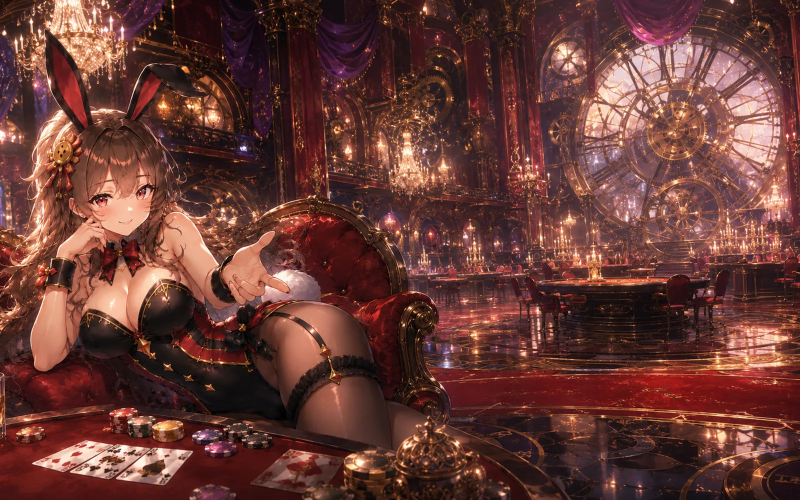
#> input picture assets/backgrounds/title_bg.webp, 1600 x 1000 px, given in place of title_bg.png, which was not available (shown at 1/2 size)
$ python title_ambient.py
#> lines starting #> are read from the running program, lines starting #| are printed output that depends on the picture; after the words box and inside, x2 and y2 are one past the last pixel; in counts of white or black regions, pixels touching at a corner belong together; pictures that were not available may be replaced by others from this repository, and a replacement may not be noted
# タイトル背景の光の演出（title_loop_v3.mp4 の元）。qa/out/title3/ で実行：title_bg.png（元の絵）と ef/*.png（背景だけを動かした生成動画のコマ、750×1000）を置いて python3 title_ambient.py → amb/*.png
# できたコマは ffmpeg -framerate 24 -i amb/%03d.png -c:v libx264 -crf 22 -pix_fmt yuv420p -movflags +faststart title_loop_v3.mp4 で動画にする（全部の動きが動画の長さで割り切れる周期なので、つなぎ直し不要）
# タイトル背景（title_bg）に光の演出を焼き込んだループ動画を作る。ミミ・背景の形は動かさない（光を足すだけ）
#  1) シャンデリア・ろうそくの明るい点に、小さな星形のきらめきを時々瞬かせる
#  2) ろうそくの明るさをわずかに揺らす
#  3) 大時計のガラスを柔らかい光の帯が横切る＋生成動画（背景だけ）から取り出した縁のきらめきを時計の中だけ足す
#  すべての動きはループの長さ L で周期的なので、つなぎ目が出ない
import numpy as np, glob, os
from PIL import Image
from scipy import ndimage as nd
rng = np.random.default_rng(11)
S = np.asarray(Image.open('title_bg.png').convert('RGB'), np.float32) / 255.0   # (1000,1600,3)
H, W = S.shape[:2]
N = 145; FPS = 24; L = N / FPS
Y = S @ np.array([0.299, 0.587, 0.114], np.float32)
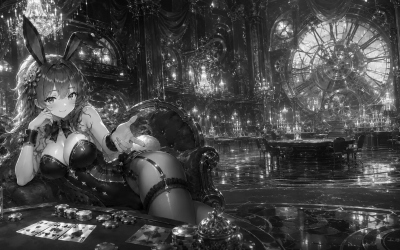
#> Y: shape (1000, 1600) float32 (shown at 1/4 size); min 0, max 1, mean 0.281
yy, xx = np.mgrid[0:H, 0:W].astype(np.float32)

# --- 光る点を探す：小さく明るい点（トップハット）。ミミのいる左下は避ける ---
th = Y - nd.grey_opening(Y, size=(9, 9))
allowed = ((xx > 560) & (yy < 560)) | ((xx > 900) & (yy >= 560) & (yy < 980))
allowed &= ~((xx < 900) & (yy > 300) & (xx > 560) & (yy < 560) & (Y < 0))  # 予約（使わない）
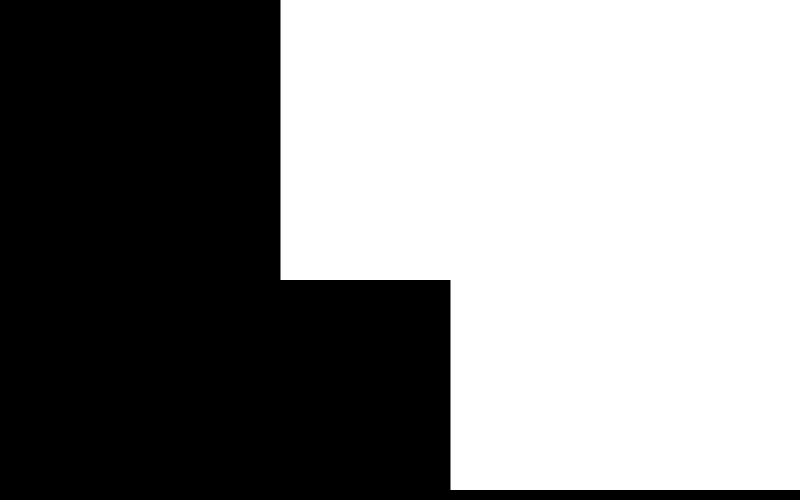
#> allowed: shape (1000, 1600) bool (shown at 1/2 size); 54.7% white; 1 black region, box (x1, y1, x2, y2) and area: (0, 0, 1600, 1000) 724580
cand = (th > 0.16) & (Y > 0.78) & allowed
#> cand: shape (1000, 1600) bool; 1% white; 1397 white regions (1177 under 20 px), largest, box (x1, y1, x2, y2) and area: (1497, 724, 1562, 734) 342, (1257, 123, 1279, 160) 200, (1214, 219, 1231, 246) 166
lab, n = nd.label(cand)
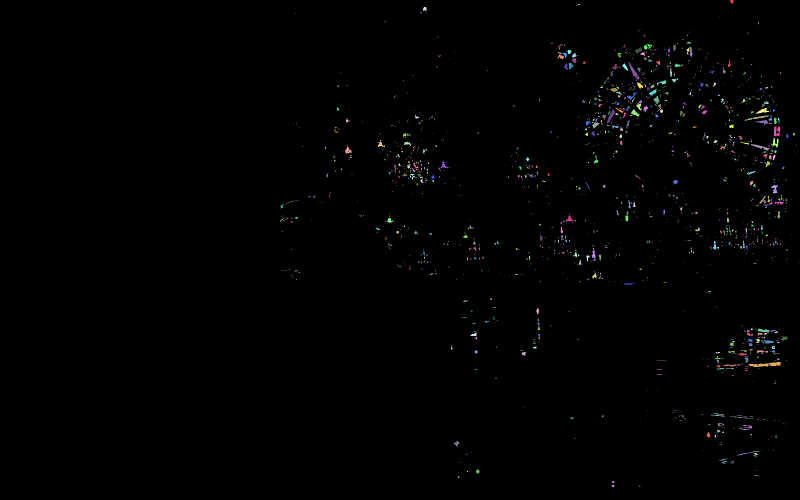
#> lab: shape (1000, 1600) int32 (shown at 1/2 size); 1544 distinct labels, from 0 to 1543; one colour per label, 0 black
#> n = 1543
pts = nd.center_of_mass(th, lab, range(1, n + 1))
#> pts = 1543 pairs, first value 2.52 to 971.8, second value 562.6 to 1598
vals = nd.maximum(th, lab, range(1, n + 1))
#> vals = 1543 values, max 0.823 at index 6, min 0.16 at index 235, mean 0.452
order = np.argsort(vals)[::-1]
#> order = 1543 values, max 1542 at index 359, min 0 at index 129, mean 771
pts = [pts[i] for i in order]
# 近すぎる点は間引く
chosen = []
for (py, px) in pts:
    if all((py - qy) ** 2 + (px - qx) ** 2 > 38 ** 2 for qy, qx in chosen):
        chosen.append((py, px))
    if len(chosen) >= 34: break
#> this loop made 44 passes
#> (py, px) on passes 1 to 8: (26, 590.5), (140.5, 974), (392.9, 618.3), (392.9, 628.2), (832, 1205.2), (349, 703.5), (170.8, 693.4), (145.3, 1560.6)
#> after the loop, chosen = 34 pairs, first value 25.29 to 841, second value 563 to 1560.6
print('glint points', len(chosen))
#| glint points 34

def star(size, rot):
    r = int(size * 1.6); g = np.mgrid[-r:r + 1, -r:r + 1].astype(np.float32)
    y, x = g[0], g[1]
    c, s = np.cos(rot), np.sin(rot); xr = c * x - s * y; yr = s * x + c * y
    core = np.exp(-(x * x + y * y) / (2 * (size * 0.16) ** 2))
    arm = np.exp(-(yr * yr) / (2 * 0.9 ** 2)) * np.exp(-np.abs(xr) / (size * 0.45)) + np.exp(-(xr * xr) / (2 * 0.9 ** 2)) * np.exp(-np.abs(yr) / (size * 0.45))
    halo = 0.25 * np.exp(-(x * x + y * y) / (2 * (size * 0.5) ** 2))
    return np.clip(core + 0.75 * arm + halo, 0, 1.4)

glints = []
for (py, px) in chosen:
    size = rng.uniform(7, 15)
    P = L / rng.choice([1, 2, 3])                 # 周期は L を割り切る
    phase = rng.uniform(0, 1)
    glints.append((int(py), int(px), star(size, rng.choice([0, np.pi / 4])), P, phase, rng.uniform(0.55, 0.95)))
#> this loop made 34 passes
#> (py, px, size, P, phase, r in star, c in star, s in star) on passes 1 to 8: (26, 590.5, 8.03, 2.01, 0.601, 12, 1, 0), (140.5, 974, 8.18, 3.02, 0.0704, 13, 0.707, 0.707), (392.9, 618.3, 14.59, 2.01, 0.369, 23, 0.707, 0.707), (832, 1205.2, 12.3, 2.01, 0.138, 19, 1, 0), (349, 703.5, 12.36, 3.02, 0.817, 19, 0.707, 0.707), (170.8, 693.4, 14.85, 6.04, 0.554, 23, 1, 0), (145.3, 1560.6, 9.83, 2.01, 0.235, 15, 0.707, 0.707), (294.7, 650.5, 13.94, 2.01, 0.467, 22, 1, 0)
#> pass 1, in star, `y, x = g[0], g[1]`:
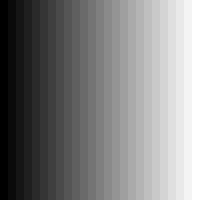
#> x: shape (25, 25) float32 (shown 8 times larger); min -12, max 12, mean 0; drawn with min black and max white
#> pass 1, in star, `arm = np.exp(-(yr * yr) / (2 * 0.9 ** 2)) * np.exp(-np.abs(xr) / (size..`:
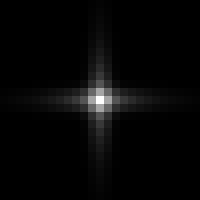
#> arm: shape (25, 25) float32 (shown 8 times larger); min 1.8e-40, max 2, mean 0.0509; drawn with min black and max white
#> after the loop, glints = 34 items

# --- ろうそく：右の燭台のあたりの小さな明るい点の明るさを揺らす ---
candle = (th > 0.10) & (Y > 0.70) & (yy > 380) & (yy < 560) & (xx > 600)
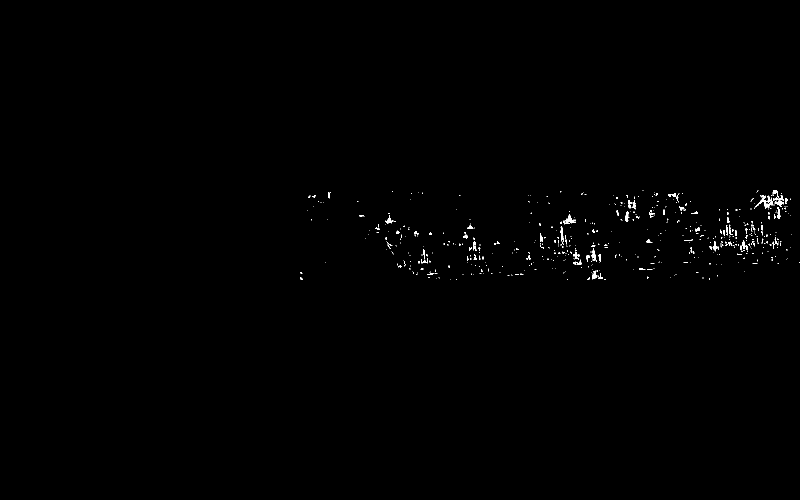
#> candle: shape (1000, 1600) bool (shown at 1/2 size); 0.36% white in thin lines or dots, all inside (x1, y1, x2, y2) = (601, 381, 1600, 560)
cl, cn = nd.label(candle)
#> cl: shape (1000, 1600) int32; 584 distinct labels, from 0 to 583
#> cn = 583
cpts = nd.center_of_mass(candle, cl, range(1, cn + 1))
#> cpts = 583 pairs, first value 381 to 559, second value 602.2 to 1598.5
flick = np.zeros((H, W), np.float32); fl_terms = []
for (py, px) in cpts[:160]:
    fl_terms.append((py, px, rng.uniform(0, 2 * np.pi, 3)))
#> this loop made 160 passes
#> (py, px) on passes 1 to 3: (381, 1285.5), (381.3, 1515.3), (384.2, 1550.1)
#> after the loop, fl_terms = 160 items, first 6: (381, 1285.5, [4.4, 0.419, 5.07]), (381.3, 1515.3, [4.29, 0.904, 2.92]), (384.2, 1550.1, [0.31, 5.04, 4.52]), (382.5, 784, [5.06, 4.78, 1.68]), (383, 1121.2, [4.96, 1.57, 0.866]), (383, 1514, [2.45, 3.13, 1.8])
print('candles', len(fl_terms))
#| candles 160

# --- 大時計：中心と半径（目測）。ガラスを横切る光の帯 ---
cx, cy, cr = 1350.0, 262.0, 250.0
dist = np.sqrt((xx - cx) ** 2 + (yy - cy) ** 2)
clock = np.clip((cr - dist) / 40.0, 0, 1)
bright_lines = np.clip((Y - 0.45) / 0.4, 0, 1)
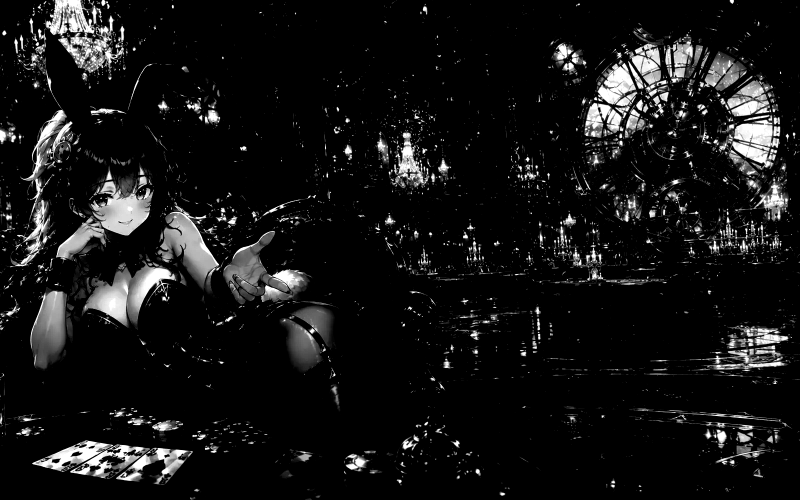
#> bright_lines: shape (1000, 1600) float32 (shown at 1/2 size); min 0, max 1, mean 0.0835

# --- 生成動画（背景だけ）から取り出した縁のきらめき：時計の中だけ・少し強めて ---
fs = sorted(glob.glob('ef/*.png'))
#> (the run stopped early here; a loop or call above may not have finished)

$ run again, with assets/backgrounds/ending_room.webp copied over assets/backgrounds/title_bg.webp
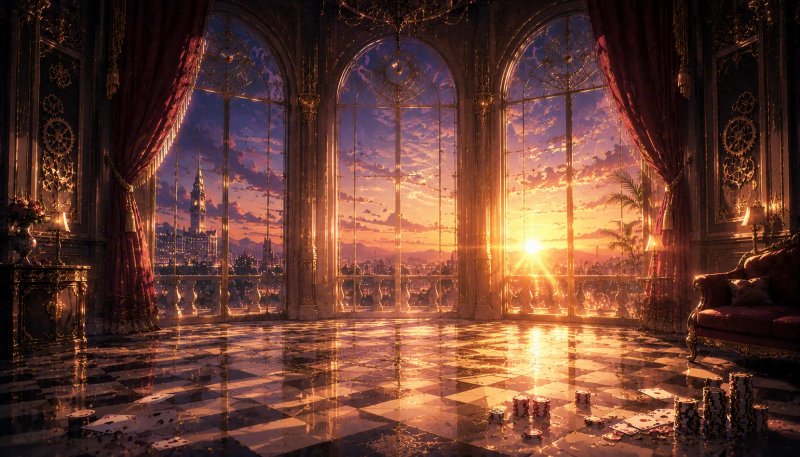
#> input picture assets/backgrounds/ending_room.webp, 1600 x 914 px, given in place of title_bg.png, which was not available (shown at 1/2 size)
#> `allowed &= ~((xx < 900) & (yy > 300) & (xx > 560) & (yy < 560) & (Y < ..`:
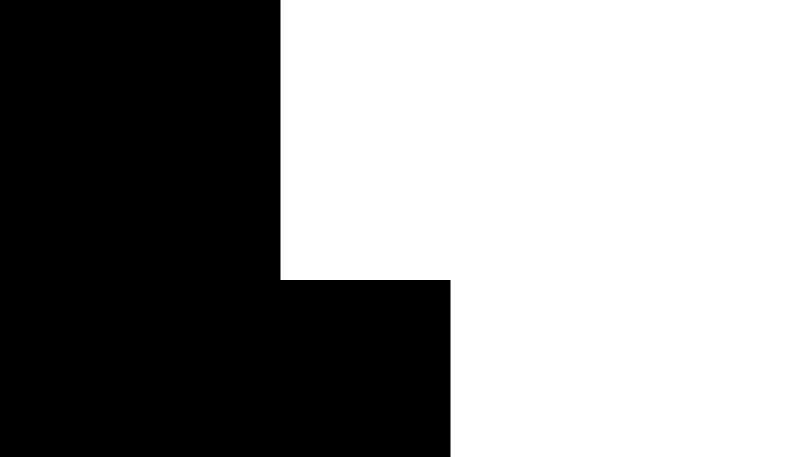
#> allowed: shape (914, 1600) bool (shown at 1/2 size); 56.7% white; 1 black region, box (x1, y1, x2, y2) and area: (0, 0, 901, 914) 633114
#> cand: shape (914, 1600) bool; 0.82% white in thin lines or dots, all inside (x1, y1, x2, y2) = (563, 28, 1577, 914)
#> lab: shape (914, 1600) int32; 1188 distinct labels, from 0 to 1187
#> n = 1187
#> pts = 1187 pairs, first value 28 to 913, second value 563 to 1575
#> vals = 1187 values, max 0.893 at index 1077, min 0.16 at index 882, mean 0.362
#> order = 1187 values, max 1186 at index 348, min 0 at index 12, mean 593
#> the loop `for (py, px) in pts:` made 140 passes
#> (py, px) on passes 1 to 8: (834.5, 1455.8), (833.5, 1405.5), (30.35, 725.7), (857.3, 1347.2), (803, 1460), (831, 1460), (749.3, 1460.8), (676.4, 1374.7)
#> after the loop `for (py, px) in pts:`: chosen = 34 pairs, first value 30.35 to 861, second value 624 to 1546
#| glint points 34
#> the loop `for (py, px) in chosen:` made 34 passes
#> (py, px, size, P, phase, r in star, c in star, s in star) on passes 1 to 8: (834.5, 1455.8, 8.03, 2.01, 0.601, 12, 1, 0), (833.5, 1405.5, 8.18, 3.02, 0.0704, 13, 0.707, 0.707), (30.35, 725.7, 14.59, 2.01, 0.369, 23, 0.707, 0.707), (857.3, 1347.2, 12.3, 2.01, 0.138, 19, 1, 0), (749.3, 1460.8, 12.36, 3.02, 0.817, 19, 0.707, 0.707), (676.4, 1374.7, 14.85, 6.04, 0.554, 23, 1, 0), (363.4, 1472.2, 9.83, 2.01, 0.235, 15, 0.707, 0.707), (630.6, 1385.8, 13.94, 2.01, 0.467, 22, 1, 0)
#> after the loop `for (py, px) in chosen:`: glints = 34 items
#> candle: shape (914, 1600) bool; 0.63% white; 604 white regions (516 under 20 px), largest, box (x1, y1, x2, y2) and area: (972, 407, 985, 518) 693, (671, 381, 678, 552) 638, (999, 381, 1008, 560) 416
#> cl: shape (914, 1600) int32; 681 distinct labels, from 0 to 680
#> cn = 680
#> cpts = 680 pairs, first value 381 to 559, second value 617.3 to 1588
#> the loop `for (py, px) in cpts[:160]:` made 160 passes
#> (py, px) on passes 1 to 3: (457.9, 673.2), (381, 720), (381.3, 793.3)
#> after the loop `for (py, px) in cpts[:160]:`: fl_terms = 160 items, first 6: (457.9, 673.2, [4.4, 0.419, 5.07]), (381, 720, [4.29, 0.904, 2.92]), (381.3, 793.3, [0.31, 5.04, 4.52]), (381, 824.5, [5.06, 4.78, 1.68]), (381, 867, [4.96, 1.57, 0.866]), (381.5, 873, [2.45, 3.13, 1.8])
#| candles 160
#> `bright_lines = np.clip((Y - 0.45) / 0.4, 0, 1)`:
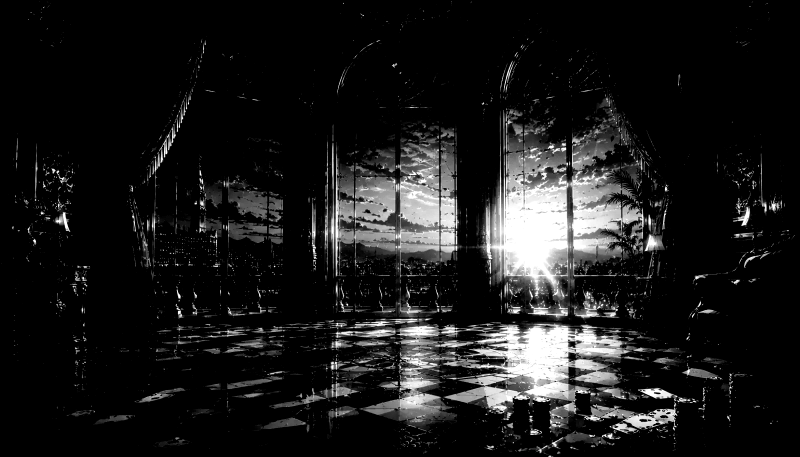
#> bright_lines: shape (914, 1600) float32 (shown at 1/2 size); min 0, max 1, mean 0.106

$ run again, with assets/backgrounds/loading_mimi.webp copied over assets/backgrounds/title_bg.webp
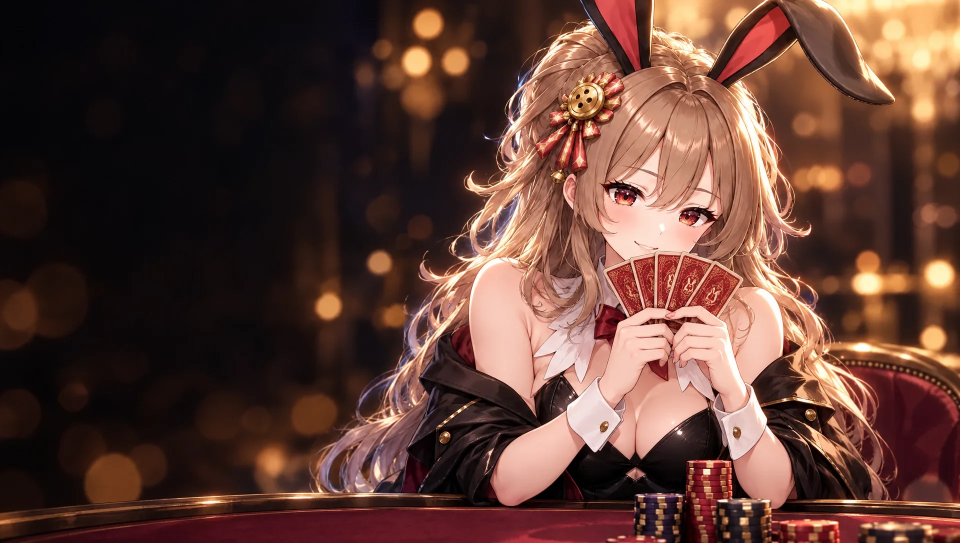
#> input picture assets/backgrounds/loading_mimi.webp, 1920 x 1086 px, given in place of title_bg.png, which was not available (shown at 1/2 size)
#> `allowed &= ~((xx < 900) & (yy > 300) & (xx > 560) & (yy < 560) & (Y < ..`:
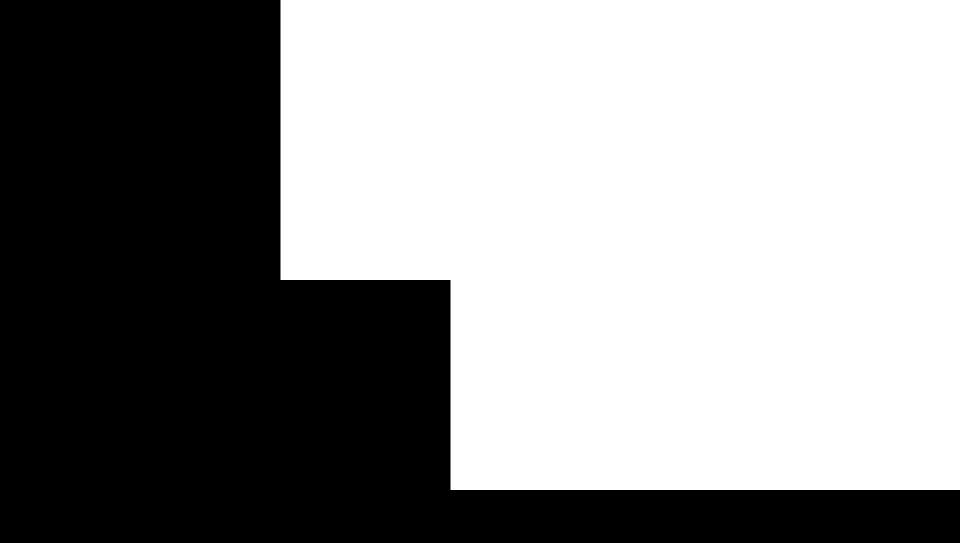
#> allowed: shape (1086, 1920) bool (shown at 1/2 size); 57% white; 1 black region, box (x1, y1, x2, y2) and area: (0, 0, 1920, 1086) 896100
#> cand: shape (1086, 1920) bool; 1.6% white; 1126 white regions (866 under 20 px), largest, box (x1, y1, x2, y2) and area: (1535, 547, 1653, 669) 1113, (1065, 65, 1166, 154) 1059, (1505, 337, 1571, 557) 1032
#> lab: shape (1086, 1920) int32; 2215 distinct labels, from 0 to 2214
#> n = 2214
#> pts = 2214 pairs, first value 0.699 to 974.3, second value 839 to 1830
#> vals = 2214 values, max 0.952 at index 843, min 0.16 at index 528, mean 0.421
#> order = 2214 values, max 2213 at index 1530, min 0 at index 279, mean 1106.5
#> the loop `for (py, px) in pts:` made 86 passes
#> (py, px) on passes 1 to 8: (381.5, 1233.1), (813.4, 929.9), (821.4, 918.1), (831.9, 904), (784.7, 1147), (392, 1270.5), (387, 1254.8), (275.5, 973.1)
#> after the loop `for (py, px) in pts:`: chosen = 34 pairs, first value 97.23 to 960.5, second value 907.2 to 1636.5
#| glint points 34
#> the loop `for (py, px) in chosen:` made 34 passes
#> (py, px, size, P, phase, r in star, c in star, s in star) on passes 1 to 8: (381.5, 1233.1, 8.03, 2.01, 0.601, 12, 1, 0), (813.4, 929.9, 8.18, 3.02, 0.0704, 13, 0.707, 0.707), (784.7, 1147, 14.59, 2.01, 0.369, 23, 0.707, 0.707), (392, 1270.5, 12.3, 2.01, 0.138, 19, 1, 0), (275.5, 973.1, 12.36, 3.02, 0.817, 19, 0.707, 0.707), (425.7, 1370, 14.85, 6.04, 0.554, 23, 1, 0), (245, 1151.5, 9.83, 2.01, 0.235, 15, 0.707, 0.707), (193.5, 1027.8, 13.94, 2.01, 0.467, 22, 1, 0)
#> after the loop `for (py, px) in chosen:`: glints = 34 items
#> candle: shape (1086, 1920) bool; 0.81% white; 329 white regions (262 under 20 px), largest, box (x1, y1, x2, y2) and area: (910, 381, 1060, 560) 2219, (1500, 381, 1600, 560) 1844, (1001, 433, 1091, 530) 1137
#> cl: shape (1086, 1920) int32; 617 distinct labels, from 0 to 616
#> cn = 616
#> cpts = 616 pairs, first value 381 to 559, second value 838 to 1605
#> the loop `for (py, px) in cpts[:160]:` made 160 passes
#> (py, px) on passes 1 to 3: (383.8, 952), (381.3, 959), (427.6, 962.8)
#> after the loop `for (py, px) in cpts[:160]:`: fl_terms = 160 items, first 6: (383.8, 952, [4.4, 0.419, 5.07]), (381.3, 959, [4.29, 0.904, 2.92]), (427.6, 962.8, [0.31, 5.04, 4.52]), (411.2, 1004.3, [5.06, 4.78, 1.68]), (381, 1042, [4.96, 1.57, 0.866]), (390.2, 1057.2, [2.45, 3.13, 1.8])
#| candles 160
#> `bright_lines = np.clip((Y - 0.45) / 0.4, 0, 1)`:
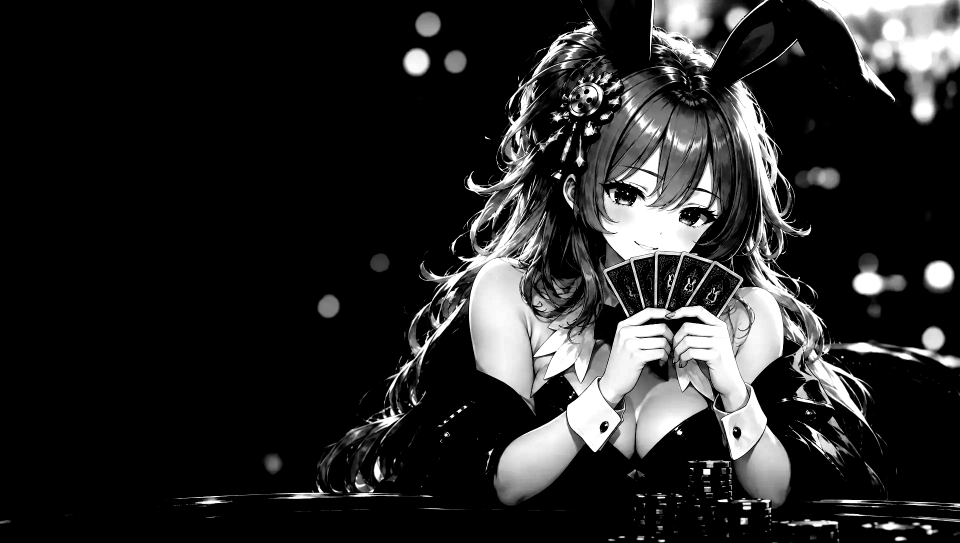
#> bright_lines: shape (1086, 1920) float32 (shown at 1/2 size); min 0, max 1, mean 0.154
